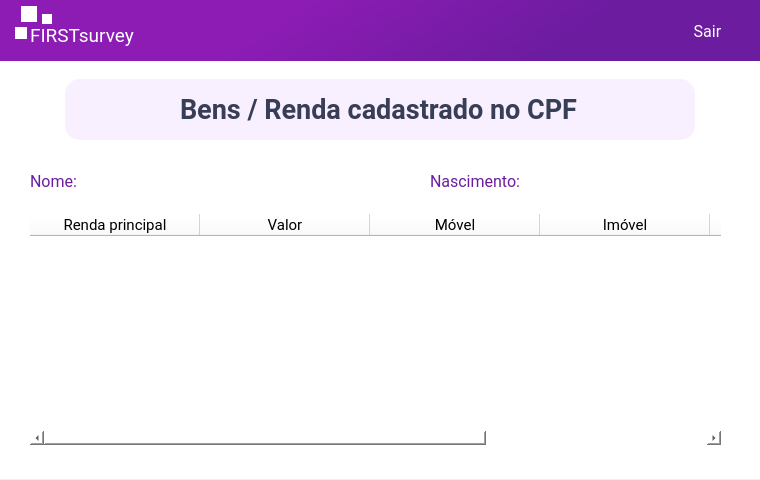
<?xml version="1.0" encoding="UTF-8"?>
<ui version="4.0">
 <class>MainWindow</class>
 <widget class="QMainWindow" name="MainWindow">
  <property name="geometry">
   <rect>
    <x>0</x>
    <y>0</y>
    <width>760</width>
    <height>480</height>
   </rect>
  </property>
  <property name="minimumSize">
   <size>
    <width>760</width>
    <height>480</height>
   </size>
  </property>
  <property name="maximumSize">
   <size>
    <width>760</width>
    <height>480</height>
   </size>
  </property>
  <property name="windowTitle">
   <string>MainWindow</string>
  </property>
  <property name="styleSheet">
   <string notr="true"/>
  </property>
  <widget class="QWidget" name="centralwidget">
   <property name="minimumSize">
    <size>
     <width>760</width>
     <height>480</height>
    </size>
   </property>
   <property name="maximumSize">
    <size>
     <width>760</width>
     <height>480</height>
    </size>
   </property>
   <widget class="QLabel" name="label">
    <property name="geometry">
     <rect>
      <x>-10</x>
      <y>0</y>
      <width>781</width>
      <height>61</height>
     </rect>
    </property>
    <property name="styleSheet">
     <string notr="true">background-color: qlineargradient(spread:pad, x1:0.954273, y1:0.591, x2:0.352, y2:0.517, stop:0.323864 rgba(107, 28, 159, 255), stop:1 rgba(140, 28, 180, 255));</string>
    </property>
    <property name="text">
     <string/>
    </property>
   </widget>
   <widget class="QLabel" name="label_2">
    <property name="geometry">
     <rect>
      <x>30</x>
      <y>20</y>
      <width>111</width>
      <height>31</height>
     </rect>
    </property>
    <property name="font">
     <font>
      <family>Roboto</family>
      <pointsize>14</pointsize>
     </font>
    </property>
    <property name="styleSheet">
     <string notr="true">color: rgb(255, 255, 255);
background-color: qconicalgradient(cx:0.5, cy:0.5, angle:0, stop:0.852273 rgba(255, 255, 255, 0), stop:0.875 rgba(255, 255, 255, 0), stop:0.886364 rgba(255, 255, 255, 0));</string>
    </property>
    <property name="text">
     <string>FIRSTsurvey</string>
    </property>
   </widget>
   <widget class="QLabel" name="label_3">
    <property name="geometry">
     <rect>
      <x>21</x>
      <y>6</y>
      <width>16</width>
      <height>16</height>
     </rect>
    </property>
    <property name="styleSheet">
     <string notr="true">background-color: rgb(255, 255, 255);</string>
    </property>
    <property name="text">
     <string/>
    </property>
   </widget>
   <widget class="QLabel" name="label_4">
    <property name="geometry">
     <rect>
      <x>15</x>
      <y>27</y>
      <width>12</width>
      <height>12</height>
     </rect>
    </property>
    <property name="styleSheet">
     <string notr="true">background-color: rgb(255, 255, 255);</string>
    </property>
    <property name="text">
     <string/>
    </property>
   </widget>
   <widget class="QLabel" name="label_5">
    <property name="geometry">
     <rect>
      <x>42</x>
      <y>14</y>
      <width>10</width>
      <height>10</height>
     </rect>
    </property>
    <property name="styleSheet">
     <string notr="true">background-color: rgb(255, 255, 255);</string>
    </property>
    <property name="text">
     <string/>
    </property>
   </widget>
   <widget class="QPushButton" name="pushButton_6">
    <property name="geometry">
     <rect>
      <x>670</x>
      <y>20</y>
      <width>75</width>
      <height>23</height>
     </rect>
    </property>
    <property name="font">
     <font>
      <family>Roboto</family>
      <pointsize>12</pointsize>
     </font>
    </property>
    <property name="cursor">
     <cursorShape>PointingHandCursor</cursorShape>
    </property>
    <property name="styleSheet">
     <string notr="true">background-color: qconicalgradient(cx:0.5, cy:0.5, angle:0, stop:0.852273 rgba(255, 255, 255, 0), stop:0.875 rgba(255, 255, 255, 0), stop:0.886364 rgba(255, 255, 255, 0));
color: rgb(255, 255, 255);
border-radius: 3px;</string>
    </property>
    <property name="text">
     <string>Sair</string>
    </property>
   </widget>
   <widget class="QFrame" name="frame">
    <property name="geometry">
     <rect>
      <x>0</x>
      <y>59</y>
      <width>761</width>
      <height>420</height>
     </rect>
    </property>
    <property name="sizePolicy">
     <sizepolicy hsizetype="Fixed" vsizetype="Expanding">
      <horstretch>0</horstretch>
      <verstretch>0</verstretch>
     </sizepolicy>
    </property>
    <property name="styleSheet">
     <string notr="true">background-color: rgb(255, 255, 255);</string>
    </property>
    <property name="frameShape">
     <enum>QFrame::NoFrame</enum>
    </property>
    <property name="frameShadow">
     <enum>QFrame::Raised</enum>
    </property>
    <widget class="QLabel" name="label_13">
     <property name="geometry">
      <rect>
       <x>65</x>
       <y>20</y>
       <width>630</width>
       <height>61</height>
      </rect>
     </property>
     <property name="styleSheet">
      <string notr="true">background-color: rgb(248, 239, 255);
border-radius: 15px;</string>
     </property>
     <property name="text">
      <string/>
     </property>
    </widget>
    <widget class="QLabel" name="label_14">
     <property name="geometry">
      <rect>
       <x>180</x>
       <y>35</y>
       <width>401</width>
       <height>31</height>
      </rect>
     </property>
     <property name="font">
      <font>
       <family>Roboto</family>
       <pointsize>20</pointsize>
       <weight>75</weight>
       <bold>true</bold>
      </font>
     </property>
     <property name="styleSheet">
      <string notr="true">background-color: qconicalgradient(cx:0.5, cy:0.5, angle:0, stop:0.852273 rgba(255, 255, 255, 0), stop:0.875 rgba(255, 255, 255, 0), stop:0.886364 rgba(255, 255, 255, 0));
color: rgb(55, 62, 85);</string>
     </property>
     <property name="text">
      <string>Bens / Renda cadastrado no CPF</string>
     </property>
    </widget>
    <widget class="QTableWidget" name="tableWidget">
     <property name="geometry">
      <rect>
       <x>30</x>
       <y>155</y>
       <width>691</width>
       <height>231</height>
      </rect>
     </property>
     <property name="frameShape">
      <enum>QFrame::NoFrame</enum>
     </property>
     <property name="editTriggers">
      <set>QAbstractItemView::NoEditTriggers</set>
     </property>
     <attribute name="horizontalHeaderMinimumSectionSize">
      <number>170</number>
     </attribute>
     <attribute name="verticalHeaderDefaultSectionSize">
      <number>30</number>
     </attribute>
     <column>
      <property name="text">
       <string>Renda principal</string>
      </property>
      <property name="font">
       <font>
        <family>Roboto</family>
        <pointsize>11</pointsize>
       </font>
      </property>
     </column>
     <column>
      <property name="text">
       <string>Valor</string>
      </property>
      <property name="font">
       <font>
        <family>Roboto</family>
        <pointsize>11</pointsize>
       </font>
      </property>
     </column>
     <column>
      <property name="text">
       <string>Móvel</string>
      </property>
      <property name="font">
       <font>
        <family>Roboto</family>
        <pointsize>11</pointsize>
       </font>
      </property>
     </column>
     <column>
      <property name="text">
       <string>Imóvel</string>
      </property>
      <property name="font">
       <font>
        <family>Roboto</family>
        <pointsize>11</pointsize>
       </font>
      </property>
     </column>
     <column>
      <property name="text">
       <string>Endereço</string>
      </property>
      <property name="font">
       <font>
        <family>Roboto</family>
        <pointsize>11</pointsize>
       </font>
      </property>
     </column>
     <column>
      <property name="text">
       <string>Valor do Bem</string>
      </property>
      <property name="font">
       <font>
        <family>Roboto</family>
        <pointsize>11</pointsize>
       </font>
      </property>
     </column>
    </widget>
    <widget class="QLabel" name="label_6">
     <property name="geometry">
      <rect>
       <x>430</x>
       <y>112</y>
       <width>91</width>
       <height>21</height>
      </rect>
     </property>
     <property name="font">
      <font>
       <family>Roboto</family>
       <pointsize>12</pointsize>
      </font>
     </property>
     <property name="styleSheet">
      <string notr="true">background-color: qconicalgradient(cx:0.5, cy:0.5, angle:0, stop:0.852273 rgba(255, 255, 255, 0), stop:0.875 rgba(255, 255, 255, 0), stop:0.886364 rgba(255, 255, 255, 0));
color: rgb(107, 28, 159);</string>
     </property>
     <property name="text">
      <string>Nascimento:</string>
     </property>
    </widget>
    <widget class="QLabel" name="label_9">
     <property name="geometry">
      <rect>
       <x>30</x>
       <y>112</y>
       <width>61</width>
       <height>21</height>
      </rect>
     </property>
     <property name="font">
      <font>
       <family>Roboto</family>
       <pointsize>12</pointsize>
      </font>
     </property>
     <property name="styleSheet">
      <string notr="true">background-color: qconicalgradient(cx:0.5, cy:0.5, angle:0, stop:0.852273 rgba(255, 255, 255, 0), stop:0.875 rgba(255, 255, 255, 0), stop:0.886364 rgba(255, 255, 255, 0));
color: rgb(107, 28, 159);</string>
     </property>
     <property name="text">
      <string>Nome:</string>
     </property>
    </widget>
    <widget class="QLabel" name="label_10">
     <property name="geometry">
      <rect>
       <x>80</x>
       <y>112</y>
       <width>341</width>
       <height>21</height>
      </rect>
     </property>
     <property name="font">
      <font>
       <family>Roboto</family>
       <pointsize>12</pointsize>
      </font>
     </property>
     <property name="styleSheet">
      <string notr="true">background-color: qconicalgradient(cx:0.5, cy:0.5, angle:0, stop:0.852273 rgba(255, 255, 255, 0), stop:0.875 rgba(255, 255, 255, 0), stop:0.886364 rgba(255, 255, 255, 0));
color: rgb(107, 28, 159);</string>
     </property>
     <property name="text">
      <string/>
     </property>
    </widget>
    <widget class="QLabel" name="label_7">
     <property name="geometry">
      <rect>
       <x>525</x>
       <y>112</y>
       <width>181</width>
       <height>21</height>
      </rect>
     </property>
     <property name="font">
      <font>
       <family>Roboto</family>
       <pointsize>12</pointsize>
      </font>
     </property>
     <property name="styleSheet">
      <string notr="true">background-color: qconicalgradient(cx:0.5, cy:0.5, angle:0, stop:0.852273 rgba(255, 255, 255, 0), stop:0.875 rgba(255, 255, 255, 0), stop:0.886364 rgba(255, 255, 255, 0));
color: rgb(107, 28, 159);</string>
     </property>
     <property name="text">
      <string/>
     </property>
    </widget>
    <widget class="QLabel" name="label_12">
     <property name="geometry">
      <rect>
       <x>265</x>
       <y>276</y>
       <width>238</width>
       <height>20</height>
      </rect>
     </property>
     <property name="styleSheet">
      <string notr="true">background-color: qconicalgradient(cx:0.5, cy:0.5, angle:0, stop:0.852273 rgba(255, 255, 255, 0), stop:0.875 rgba(255, 255, 255, 0), stop:0.886364 rgba(255, 255, 255, 0));
color: rgb(140, 28, 180);</string>
     </property>
     <property name="text">
      <string/>
     </property>
    </widget>
   </widget>
   <zorder>frame</zorder>
   <zorder>label</zorder>
   <zorder>label_2</zorder>
   <zorder>label_3</zorder>
   <zorder>label_4</zorder>
   <zorder>label_5</zorder>
   <zorder>pushButton_6</zorder>
  </widget>
 </widget>
 <resources/>
 <connections/>
</ui>
